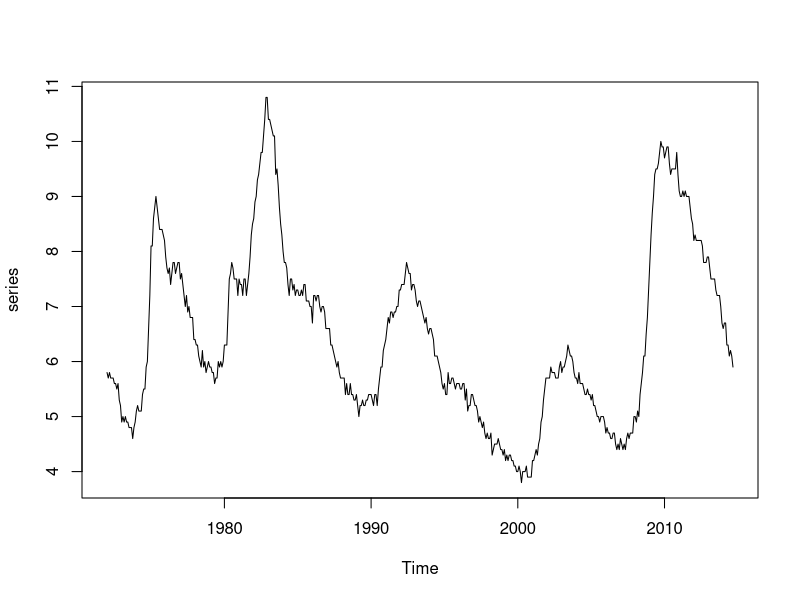

This chart was generated by the following R code:
library(zoo)
library(tseries)
df <- read.csv("webwork/file1d174cf8d84.csv")

?acf
tail(df)
series <- ts(df$Value, 
        start = c(1972, 1), 
        end = c(2014, 9),
        frequency = 12)
length(series)
nrow(df)
plot(series)
